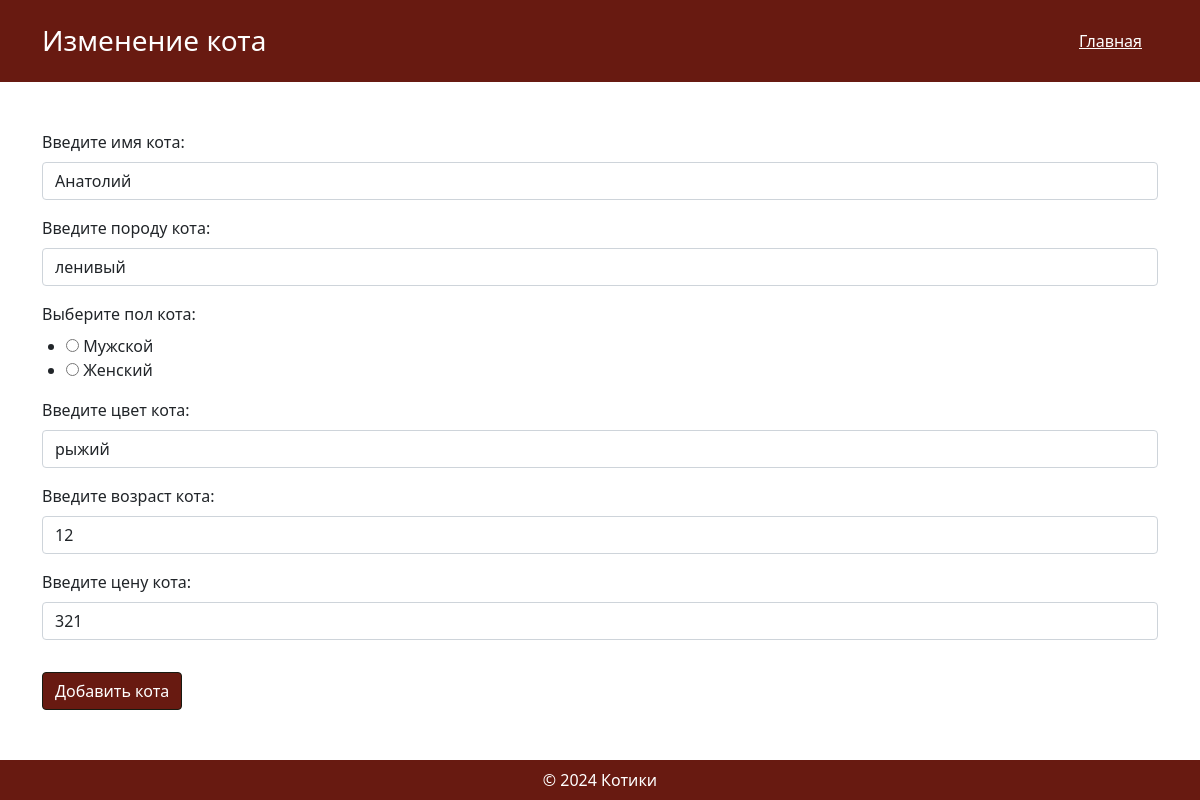
The page /edit_chosen_cat/9 (signed in) on the database its author committed.
### CatModels.py (models this page shows)
class Cats(db.Model):
    __tablename__ = 'cats'
    id = db.Column(db.Integer, primary_key=True, autoincrement=True)
    name = db.Column(db.String(80), nullable=False)
    breed = db.Column(db.String(80), nullable=False)
    gender = db.Column(db.String(80), nullable=False)
    color = db.Column(db.String(80), nullable=False)
    age = db.Column(db.Integer, nullable=False)
    cats_position = db.relationship('CatsPosition', backref='cats', cascade='all, delete-orphan', lazy='dynamic')

class CatsPosition(db.Model):
    __tablename__ = 'catsPosition'
    id = db.Column(db.Integer, primary_key=True, autoincrement=True)
    date = db.Column(db.Date, nullable=False)
    cost = db.Column(db.Integer, nullable=False)
    cats_id = db.Column(db.Integer, db.ForeignKey('cats.id'), nullable=False)

### main.py (the view)
@app.route('/edit_chosen_cat/<int:id_cat>', methods=['GET', 'POST'])
@login_required
def cat_edit(id_cat):
    form = CatAdd()
    if request.method == 'GET':
        if get_user_role() != 'admin':
            return redirect('/')
        cat = get_one_cat(id_cat)
        cat_pos = get_one_cat_position(id_cat)
        if cat == 404 or cat_pos == 404:
            abort(404)
        return render_template('catAddPage.html', form=form, cat=cat, cat_pos=cat_pos, title='Изменение кота')
    elif request.method == 'POST':
        if form.validate_on_submit():
            update_cat_and_pos(id_cat, form.data['name'], form.data['breed'], form.data['gender'],
                               form.data['color'], form.data['age'], datetime.today(), form.data['cost'])
            add_log('edit cat or position', datetime.today(), get_user_role())
            return redirect('/')

### forms.py
class CatAdd(FlaskForm):
    name = StringField('Введите имя кота:', validators=[DataRequired()])
    breed = StringField('Введите породу кота:', validators=[DataRequired()])
    gender = RadioField('Выберите пол кота:', choices=[('м', 'Мужской'), ('ж', 'Женский')], validators=[DataRequired()])
    color = StringField('Введите цвет кота:', validators=[DataRequired()])
    age = IntegerField('Введите возраст кота:', validators=[DataRequired(), NumberRange(0, 30)])
    cost = IntegerField('Введите цену кота:', validators=[DataRequired(), NumberRange(1, 100000)])

### CatModels.py (called while the page is built)
def get_one_cat(id):
    try:
        cat = Cats.query.filter_by(id=id).all()[0]
    except IndexError:
        cat = 404
    return cat

def get_one_cat_position(id):
    try:
        cat = CatsPosition.query.filter_by(cats_id=id).all()[0]
    except IndexError:
        cat = 404
    return cat

### UserModels.py (called while the page is built)
def get_user(id):
    user = UserModel.query.filter_by(id=id).all()
    if len(user) == 0:
        return None
    return User(user_id=user[0].id, email=user[0].email, name=user[0].name, password=user[0].password, role=user[0].role)

### main.py (called while the page is built)
@login_manager.user_loader
def load_user(user_id):
    return get_user(user_id)

def get_user_role():
    return current_user._get_current_object().role

### templates/catAddPage.html (shortened to what this page needs)
<!DOCTYPE html>
<html lang="ru">
<head>
    <link rel="stylesheet" href="/static/css/style.css">
    <link href="https://cdn.jsdelivr.net/npm/bootstrap@5.1.3/dist/css/bootstrap.min.css" rel="stylesheet">
    <link href="https://cdnjs.cloudflare.com/ajax/libs/font-awesome/6.0.0-beta3/css/all.min.css" rel="stylesheet">
</head>
<body>
<header class="text-white p-4">
    <div class="container">
        <div class="d-flex justify-content-between align-items-center flex-column flex-lg-row">
            <h1 class="h3 mb-3 mb-lg-0">{{title}}</h1>
            <nav class="d-flex flex-column flex-lg-row align-items-center">
            <a href="/" class="text-white mb-2 mb-lg-0 me-0 me-lg-3">Главная</a>
            </nav>
        </div>
    </div>
</header>
<main class="py-5">
    <div class="container">
        <form method="POST">
            <div class="mb-3">
                {{ form.name.label(class_='form-label') }}
                {{ form.name(class_='form-control', value=cat.name) }}
            </div>
            <div class="mb-3">
                {{ form.breed.label(class_='form-label') }}
                {{ form.breed(class_='form-control', value=cat.breed) }}
            </div>
            <div class="mb-3">
                {{ form.gender.label(class_='form-label') }}
                {{ form.gender(class_='form-check',type_='radio', value=cat.gender) }}
            </div>
            <div class="mb-3">
                {{ form.color.label(class_='form-label') }}
                {{ form.color(class_='form-control', value=cat.color) }}
            </div>
            <div class="mb-3">
                {{ form.age.label(class_='form-label') }}
                {{ form.age(class_='form-control', value=cat.age) }}
            </div>
            <div class="mb-3">
                {{ form.cost.label(class_='form-label') }}
                {{ form.cost(class_='form-control', value=cat_pos.cost) }}
            </div>
            <input type="submit" class="btn btn-primary" value="Добавить кота">
        </form>
    </div>
</main>
<footer class="text-white p-2 text-center">
    &copy; 2024 Котики
</footer>
</body>
</html>

### static/css/style.css (style rules this page uses)
body { margin: 0; font-family: Arial, sans-serif; height: 100%; display: flex; flex-direction: column; min-height: 100vh; }
main { flex: 1; }
header, footer { background-color: #681a11; color: white; }
footer { margin-top: auto; }
.btn.btn-primary { margin-top: 1rem; background-color: #681a11; border-color: #181a11; }

### rows shown on the page
Cats: name "Анатолий", breed "ленивый", gender "☐ Мужской ☐ Женский", color "рыжий", age "12"
CatsPosition: cost "321"

### other values the page prints
{{ title }} "Изменение кота"
